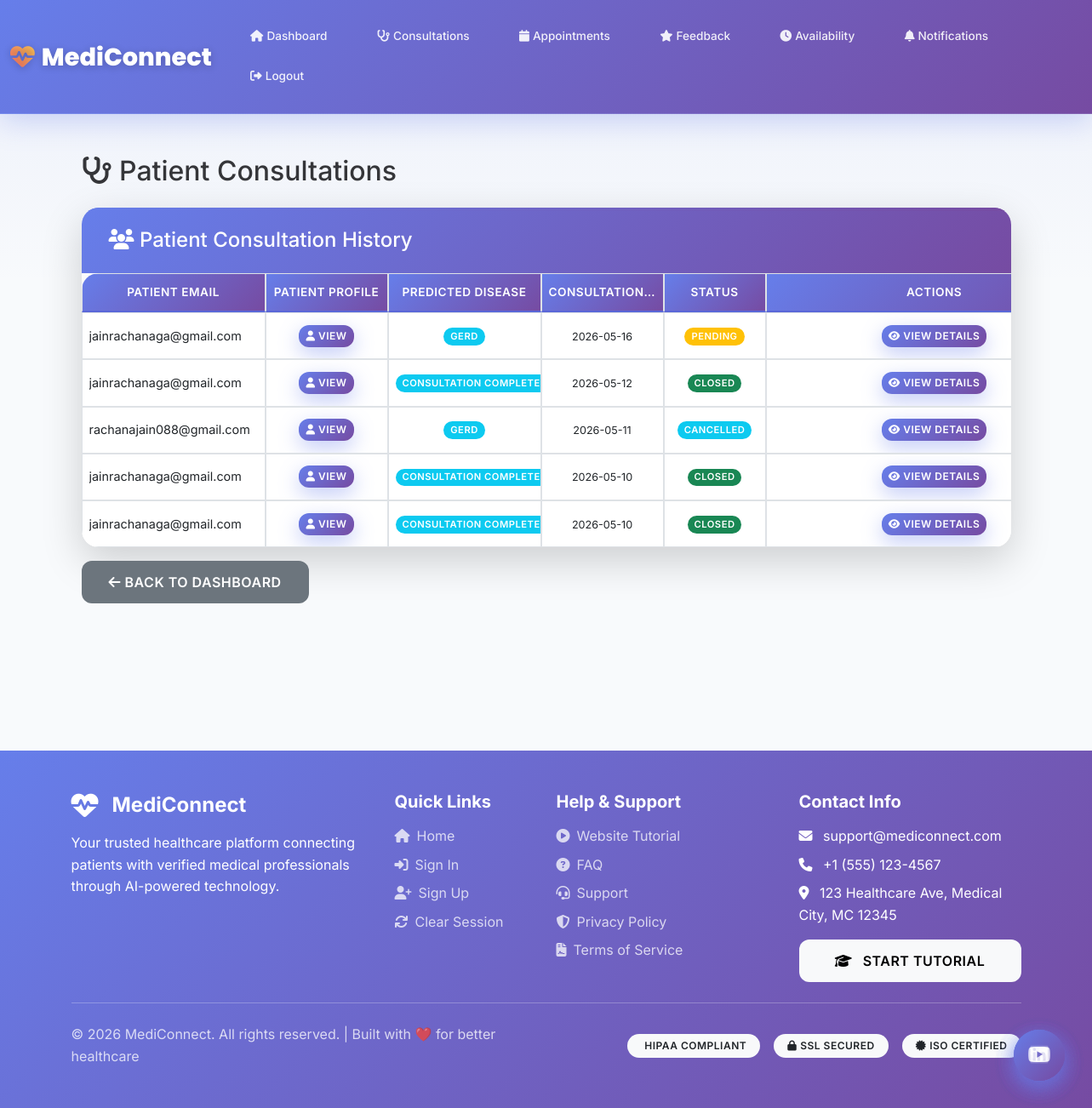
The page /doctor/consultations (signed in) on the database its author committed.
### tables this page shows
CREATE TABLE users (
        id INTEGER PRIMARY KEY AUTOINCREMENT,
        name TEXT NOT NULL,
        email TEXT UNIQUE NOT NULL,
        password TEXT NOT NULL,
        role TEXT NOT NULL,
        phone TEXT,
        address TEXT,
        age INTEGER,
        gender TEXT,
        created_at TIMESTAMP DEFAULT CURRENT_TIMESTAMP
    , account_status VARCHAR(20) DEFAULT 'active');

CREATE TABLE consultations (
        id INTEGER PRIMARY KEY AUTOINCREMENT,
        patient_id INTEGER,
        doctor_id INTEGER,
        symptoms TEXT,
        diagnosis TEXT,
        prescription TEXT,
        status TEXT DEFAULT 'pending',
        consultation_date TIMESTAMP DEFAULT CURRENT_TIMESTAMP, predicted_disease TEXT,
        FOREIGN KEY (patient_id) REFERENCES patients(id),
        FOREIGN KEY (doctor_id) REFERENCES doctors(id)
    );

### app.py (the view, shortened to what this page needs)
@app.route('/doctor/consultations', methods=['GET', 'POST'])
@login_required
@role_required('doctor')
def doctor_consultations():
    conn = get_db()
    doctor = conn.execute('SELECT * FROM doctors WHERE user_id = ?', (session['user_id'],)).fetchone()
    consultations = conn.execute('''
        SELECT
            c.id,
            c.patient_id,
            c.doctor_id,
            c.symptoms as reason,
            c.diagnosis,
            c.prescription,
            c.predicted_disease,
            c.status,
            c.consultation_date,
            'text' as consultation_type,
            'online' as mode,
            u.name as patient_name,
            u.email as patient_email,
            u.phone as patient_phone
        FROM consultations c
        JOIN patients p ON c.patient_id = p.id
        JOIN users u ON p.user_id = u.id
        WHERE c.doctor_id = ?

        UNION ALL

        SELECT
            a.id,
            a.patient_id,
            a.doctor_id,
            a.reason,
            a.notes as diagnosis,
            a.prescription,
            'From Appointment' as predicted_disease,
            a.status,
            datetime(a.appointment_date || ' ' || a.appointment_time) as consultation_date,
            'appointment' as consultation_type,
            a.mode,
            u.name as patient_name,
            u.email as patient_email,
            u.phone as patient_phone
        FROM appointments a
        JOIN patients p ON a.patient_id = p.id
        JOIN users u ON p.user_id = u.id
        WHERE a.doctor_id = ?
        AND a.status != 'completed'  -- Exclude completed appointments as they have consultation records

        ORDER BY consultation_date DESC
    ''', (doctor['id'], doctor['id'])).fetchall()
    conn.close()
    return render_template('doctor_consultations.html', consultations=consultations)

### app.py (called while the page is built)
def get_db():
    conn = sqlite3.connect('medical.db')
    conn.row_factory = sqlite3.Row
    return conn

def login_required(f):
    @wraps(f)
    def decorated_function(*args, **kwargs):
        if 'user_id' not in session:
            flash('Please login first', 'warning')
            return redirect(url_for('signin_as'))
        if 'last_activity' in session:
            last_activity = datetime.fromisoformat(session['last_activity'])
            if datetime.now() - last_activity > timedelta(minutes=30):
                session.clear()
                flash('Session expired due to inactivity. Please login again.', 'warning')
                return redirect(url_for('signin_as'))
        session['last_activity'] = datetime.now().isoformat()
        session.permanent = True
        return f(*args, **kwargs)
    return decorated_function

def role_required(role):
    def decorator(f):
        @wraps(f)
        def decorated_function(*args, **kwargs):
            if 'role' not in session or session['role'] != role:
                flash('Access denied', 'danger')
                return redirect(url_for('signin_as'))
            return f(*args, **kwargs)
        return decorated_function
    return decorator

### templates/doctor_consultations.html (shortened to what this page needs)
{% extends "base_clean.html" %}
{% block content %}
<div class="container">
    <h2 class="mb-4" style="color: #333;">
        <i class="fas fa-stethoscope"></i> Patient Consultations
    </h2>
    <div class="card shadow-lg">
        <div class="card-header" style="background: linear-gradient(135deg, #667eea 0%, #764ba2 100%); color: white;">
            <h4 class="mb-0"><i class="fas fa-users"></i> Patient Consultation History</h4>
        </div>
        <div class="card-body p-0">
            {% if consultations %}
            <div class="table-responsive">
                <table class="table consultation-table table-fixed table-hover mb-0">
                    <thead>
                        <tr>
                            <th class="col-email">PATIENT EMAIL</th>
                            <th class="col-profile">PATIENT PROFILE</th>
                            <th class="col-disease">PREDICTED DISEASE</th>
                            <th class="col-date">CONSULTATION DATE</th>
                            <th class="col-status">STATUS</th>
                            <th class="col-actions">ACTIONS</th>
                        </tr>
                    </thead>
                    <tbody>
                        {% for consult in consultations %}
                        <tr>
                            <td class="col-email">
                                <div class="text-truncate-custom" title="{{ consult.patient_email }}">
                                    {{ consult.patient_email }}
                                </div>
                            </td>
                            <td class="col-profile">
                                <button type="button" class="btn btn-primary btn-sm" data-bs-toggle="modal" data-bs-target="#profileModal{{ consult.id }}">
                                    <i class="fas fa-user"></i> View
                                </button>
                            </td>
                            <td class="col-disease">
                                <span class="badge bg-info">
                                    {{ consult.diagnosis if consult.diagnosis else 'GERD' }}
                                </span>
                            </td>
                            <td class="col-date">
                                <small>{{ consult.consultation_date[:10] }}</small>
                            </td>
                            <td class="col-status">
                                {% if consult.status == 'completed' %}
                                <span class="badge bg-success">Closed</span>
                                {% elif consult.status == 'pending' %}
                                <span class="badge bg-warning">Pending</span>
                                {% else %}
                                <span class="badge bg-info">{{ consult.status }}</span>
                                {% endif %}
                            </td>
                            <td class="col-actions">
                                <button type="button" class="btn btn-primary btn-sm" data-bs-toggle="modal" data-bs-target="#consultModal{{ consult.id }}">
                                    <i class="fas fa-eye"></i> View Details
                                </button>
                            </td>
                        </tr>
                        {% endfor %}
                    </tbody>
                </table>
            </div>
            {% endif %}
        </div>
    </div>
    <div class="mt-3">
        <a href="{{ url_for('doctor_dashboard') }}" class="btn btn-secondary">
            <i class="fas fa-arrow-left"></i> Back to Dashboard
        </a>
    </div>
</div>
{% endblock %}

### rows shown on the page
users: patient_email "jainrachanaga@gmail.com", diagnosis "GERD", consultation_date "2026-05-16", shows "PENDING"
consultations: patient_email "jainrachanaga@gmail.com", diagnosis "CONSULTATION COMPL…", consultation_date "2026-05-12", status "CLOSED"
users: patient_email "rachanajain088@gmail.com", diagnosis "GERD", consultation_date "2026-05-11", status "CANCELLED"
consultations: patient_email "jainrachanaga@gmail.com", diagnosis "CONSULTATION COMPL…", consultation_date "2026-05-10", status "CLOSED"
consultations: patient_email "jainrachanaga@gmail.com", diagnosis "CONSULTATION COMPL…", consultation_date "2026-05-10", status "CLOSED"
